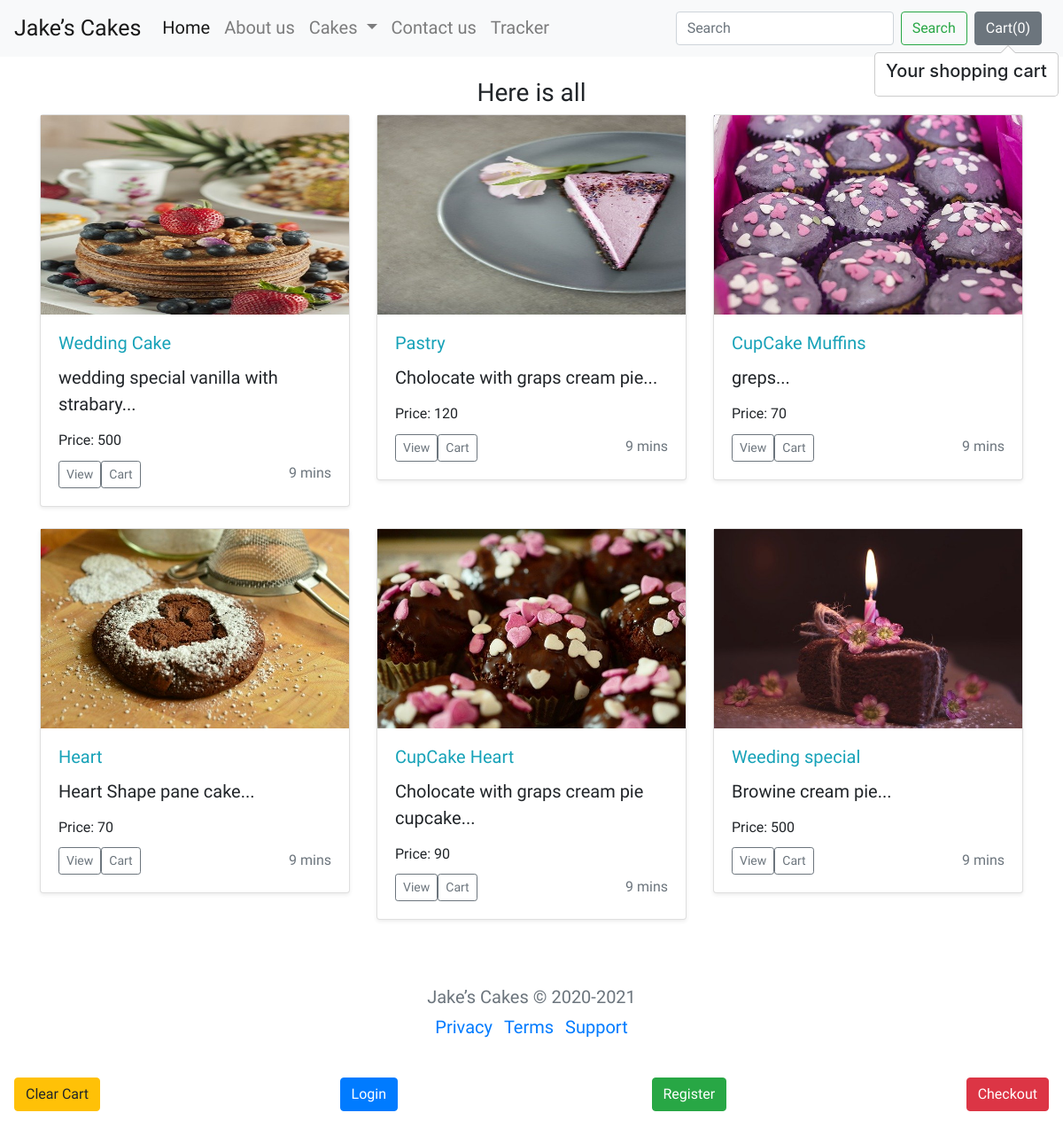
The page /wedding/ on the database its author committed.
### myBakery/models.py (models this page shows)
class WeddingProduct(models.Model):
    product_id = models.AutoField
    product_name = models.CharField(max_length=50)
    category = models.CharField(max_length=50, default="")
    subcategory = models.CharField(max_length=50, default="")
    shop_name = models.CharField(max_length=50, default="")
    shop_address = models.CharField(max_length=500, default="")
    price = models.IntegerField(default=0)
    desc = models.CharField(max_length=300)
    pub_date = models.DateField()
    image = models.ImageField(upload_to='static/img', default="")
    def __str__(self):
        return self.product_name

### myBakery/views.py (the view)
# urls.py: path('wedding/', user_views.wedding, name="wedding")
def wedding(request):
    products = WeddingProduct.objects.all()
    print(products)
    n = len(products)
    nSlides = n//3 + ceil((n/3)-(n//3))
    params = {'no_of_slides':nSlides, 'range': range(1,nSlides),'product': products}
    return render(request, 'myBakery/weddingSpecial.html', params)

### myBakery/templates/myBakery/weddingSpecial.html (shortened to what this page needs)
{% extends 'myBakery/base.html' %}
{% block body %}
<div class="container my-4">
        <h3 class="my-2 text-center"> Here is all</h3>
        <div class="row">
            {% for i in product %}
                <div class="col-md-4">
                    <div class="card mb-4 shadow-sm">
                        <img src="/media/{{ i.image }}" width="100%" height="225">
                        <div class="card-body">
                            <h5 class="card-title text-info" id="namepr{{i.id}}">{{ i.product_name }}</h5>
                            <p class="card-text">{{ i.desc|slice:'0:40' }}...</p>
                            <h6 class="card-title">Price: <span id="pricepr{{i.id}}">{{ i.price }}</span></h6>
                            <div class="d-flex justify-content-between align-items-center">
                                <div class="btn-group">
                                    <a href="prodView/{{ i.id }}"><button type="button" id="qv{{i.id}}" class="btn btn-sm btn-outline-secondary">View
                                             </button> </a>
                                    <span id="divpr{{ i.id }}" class="divpr">
                                    <button type="button" id="pr{{i.id}}" class="btn btn-sm btn-outline-secondary cart">Cart
                                    </button>
                                    </span>
                                </div>
                                <small class="text-muted">9 mins</small>
                            </div>
                        </div>
                    </div>
                </div>
            {% endfor %}
            </div>
        </div>
{% endblock body %}

### myBakery/templates/myBakery/base.html (style rules this page uses)
body { font-family: 'Charm'; font-size: 20px; }

### rows shown on the page
WeddingProduct: image (picture), product_name "Wedding Cake", desc "wedding special vanilla with strabary", price "500"
WeddingProduct: image (picture), product_name "Pastry", desc "Cholocate with graps cream pie", price "120"
WeddingProduct: image (picture), product_name "CupCake Muffins", desc "greps", price "70"
WeddingProduct: image (picture), product_name "Heart", desc "Heart Shape pane cake", price "70"
WeddingProduct: image (picture), product_name "CupCake Heart", desc "Cholocate with graps cream pie cupcake", price "90"
WeddingProduct: image (picture), product_name "Weeding special", desc "Browine cream pie", price "500"
